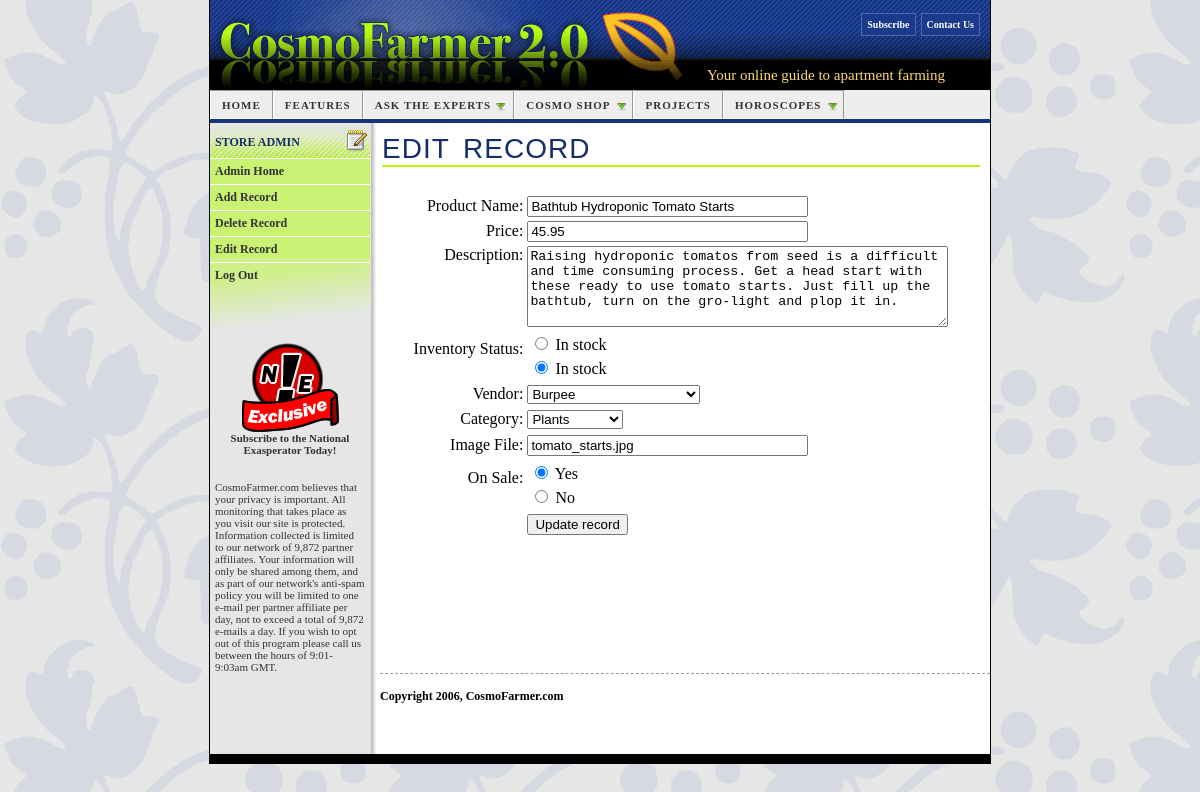
The app's page /admin/edit.php?productID=1 (signed in) with its own data.
### tables this page shows
CREATE TABLE `products` (
  `productID` mediumint(8) unsigned NOT NULL AUTO_INCREMENT,
  `productName` varchar(64) NOT NULL,
  `price` double(10,2) NOT NULL,
  `description` text NOT NULL,
  `inventory` varchar(12) NOT NULL,
  `vendorID` mediumint(9) NOT NULL,
  `categoryID` mediumint(9) NOT NULL,
  `image` varchar(255) NOT NULL,
  `onSale` tinyint(4) NOT NULL,
  PRIMARY KEY (`productID`)
);

### admin/edit.php (the view, shortened to what this page needs)
<?php require_once('../Connections/connCosmo.php'); ?>
<?php
$logoutAction = $_SERVER['PHP_SELF']."?doLogout=true";
if ((isset($_SERVER['QUERY_STRING'])) && ($_SERVER['QUERY_STRING'] != "")){
  $logoutAction .="&". htmlentities($_SERVER['QUERY_STRING']);
}
?>
<?php
if (!function_exists("GetSQLValueString")) {
function GetSQLValueString($theValue, $theType, $theDefinedValue = "", $theNotDefinedValue = "")
{
  $theValue = function_exists("mysql_real_escape_string") ? mysql_real_escape_string($theValue) : mysql_escape_string($theValue);
  switch ($theType) {
    case "long":
    case "int":
      $theValue = ($theValue != "") ? intval($theValue) : "NULL";
      break;
  }
  return $theValue;
}
}
$editFormAction = $_SERVER['PHP_SELF'];
if (isset($_SERVER['QUERY_STRING'])) {
  $editFormAction .= "?" . htmlentities($_SERVER['QUERY_STRING']);
}
$colname_rsProduct = "-1";
if (isset($_GET['productID'])) {
  $colname_rsProduct = $_GET['productID'];
}
$query_rsProduct = sprintf("SELECT * FROM products WHERE productID = %s", GetSQLValueString($colname_rsProduct, "int"));
$rsProduct = mysql_query($query_rsProduct, $connCosmo) or die(mysql_error());
$row_rsProduct = mysql_fetch_assoc($rsProduct);
$query_rsVendors = "SELECT vendorID, vendorName FROM vendors ORDER BY vendorName ASC";
$rsVendors = mysql_query($query_rsVendors, $connCosmo) or die(mysql_error());
$row_rsVendors = mysql_fetch_assoc($rsVendors);
$query_rsCategories = "SELECT * FROM categories ORDER BY categoryName ASC";
$rsCategories = mysql_query($query_rsCategories, $connCosmo) or die(mysql_error());
$row_rsCategories = mysql_fetch_assoc($rsCategories);
?>
<!DOCTYPE html PUBLIC "-//W3C//DTD XHTML 1.0 Transitional//EN" "http://www.w3.org/TR/xhtml1/DTD/xhtml1-transitional.dtd">
<html xmlns="http://www.w3.org/1999/xhtml">
<head>
<link href="../styles/global.css" rel="stylesheet" type="text/css" />
<link href="../SpryAssets/SpryMenuBarHorizontal.css" rel="stylesheet" type="text/css" />
<link href="../styles/twoColFixLtHdr.css" rel="stylesheet" type="text/css" />
</head>
<body class="twoColFixLtHdr">
<div id="container">
  <div id="header">
    <p><img src="../images/cosmo_logo.gif" alt="CosmoFarmer 2.0" width="476" height="90"/>    </p>
   <p id="tagline">Your online guide to apartment farming</p>
  <ul id="sitetools">
      <li><a href="../#">Contact Us</a></li>
<li><a href="../#">Subscribe</a> </li>
</ul>
  <ul id="mainNav" class="MenuBarHorizontal">
    <li><a href="../#">Home</a> </li>
    <li><a href="../#">Features</a></li>
<li><a class="MenuBarItemSubmenu" href="../#">Ask the Experts</a>
    </li>
<li><a href="../index.php" class="MenuBarItemSubmenu">Cosmo Shop</a>
    </li>
    <li><a href="../#">Projects</a></li>
<li><a href="../#" class="MenuBarItemSubmenu">Horoscopes</a>
    </li>
  </ul>
  <br class="clear" />
  </div>
  <div id="sidebar1">
<div class="related">
  <h2>Store Admin</h2>
  <ul>
    <li><a href="admin.php">Admin Home</a></li>
<li><a href="add.php">Add Record</a></li>
<li><a href="delete.php">Delete Record</a></li>
<li><a href="edit.php">Edit Record</a></li>
<li><a href="<?php echo $logoutAction ?>">Log Out</a></li>
</ul>
</div>
<div class="natEx">
      <p><a href="http://www.nationalexasperator.com/"><img src="../images/ne.png" alt="National Exasperator" width="97" height="89" /></a></p>
      <p><a href="http://www.nationalexasperator.com/">Subscribe to the National Exasperator Today! </a></p>
    </div>
    <p>CosmoFarmer.com believes that your privacy is important. All monitoring that takes place as you visit our site is protected. Information collected is limited to our  network of 9,872 partner affiliates. Your information will only be shared among them, and as part of our network's anti-spam policy you will be limited to one e-mail per partner affiliate per day, not to exceed a total of 9,872 e-mails a day. If you wish to opt out of this program please call us between the hours of 9:01-9:03am GMT. </p>
  </div>
  <div id="mainContent">
    <h1>Edit Record   </h1>
    <p>&nbsp;</p>
    <form action="<?php echo $editFormAction; ?>" method="post" name="form1" id="form1">
      <table align="center">
        <tr valign="baseline">
          <td nowrap="nowrap" align="right">Product Name:</td>
          <td><input type="text" name="productName" value="<?php echo htmlentities($row_rsProduct['productName'], ENT_COMPAT, 'UTF-8'); ?>" size="32" /></td>
        </tr>
        <tr valign="baseline">
          <td nowrap="nowrap" align="right">Price:</td>
          <td><input type="text" name="price" value="<?php echo htmlentities($row_rsProduct['price'], ENT_COMPAT, 'UTF-8'); ?>" size="32" /></td>
        </tr>
        <tr valign="baseline">
          <td nowrap="nowrap" align="right" valign="top">Description:</td>
          <td><textarea name="description" cols="50" rows="5"><?php echo htmlentities($row_rsProduct['description'], ENT_COMPAT, 'UTF-8'); ?></textarea></td>
        </tr>
        <tr valign="baseline">
          <td nowrap="nowrap" align="right">Inventory Status:</td>
          <td valign="baseline"><table>
            <tr>
              <td><input type="radio" name="inventory" value="in stock" <?php if (!(strcmp(htmlentities($row_rsProduct['inventory'], ENT_COMPAT, 'UTF-8'),"in stock"))) {echo "checked=\"checked\"";} ?> />
                In stock</td>
            </tr>
            <tr>
              <td><input type="radio" name="inventory" value="in stock" <?php if (!(strcmp(htmlentities($row_rsProduct['inventory'], ENT_COMPAT, 'UTF-8'),"in stock"))) {echo "checked=\"checked\"";} ?> />
                In stock</td>
            </tr>
          </table></td>
        </tr>
        <tr valign="baseline">
          <td nowrap="nowrap" align="right">Vendor:</td>
          <td><select name="vendorID">
            <?php
do {
?>
            <option value="<?php echo $row_rsVendors['vendorID']?>" <?php if (!(strcmp($row_rsVendors['vendorID'], htmlentities($row_rsProduct['vendorID'], ENT_COMPAT, 'UTF-8')))) {echo "SELECTED";} ?>><?php echo $row_rsVendors['vendorName']?></option>
            <?php
} while ($row_rsVendors = mysql_fetch_assoc($rsVendors));
?>
          </select></td>
        </tr>
        <tr valign="baseline">
          <td nowrap="nowrap" align="right">Category:</td>
          <td><select name="categoryID">
            <?php
do {
?>
            <option value="<?php echo $row_rsCategories['categoryID']?>" <?php if (!(strcmp($row_rsCategories['categoryID'], htmlentities($row_rsProduct['categoryID'], ENT_COMPAT, 'UTF-8')))) {echo "SELECTED";} ?>><?php echo $row_rsCategories['categoryName']?></option>
            <?php
} while ($row_rsCategories = mysql_fetch_assoc($rsCategories));
?>
          </select></td>
        </tr>
        <tr valign="baseline">
          <td nowrap="nowrap" align="right">Image File:</td>
          <td><input type="text" name="image" value="<?php echo htmlentities($row_rsProduct['image'], ENT_COMPAT, 'UTF-8'); ?>" size="32" /></td>
        </tr>
        <tr valign="baseline">
          <td nowrap="nowrap" align="right">On Sale:</td>
          <td valign="baseline"><table>
            <tr>
              <td><input type="radio" name="onSale" value="1" <?php if (!(strcmp(htmlentities($row_rsProduct['onSale'], ENT_COMPAT, 'UTF-8'),1))) {echo "checked=\"checked\"";} ?> />
                Yes</td>
            </tr>
            <tr>
              <td><input type="radio" name="onSale" value="0" <?php if (!(strcmp(htmlentities($row_rsProduct['onSale'], ENT_COMPAT, 'UTF-8'),0))) {echo "checked=\"checked\"";} ?> />
                No</td>
            </tr>
          </table></td>
        </tr>
        <tr valign="baseline">
          <td nowrap="nowrap" align="right">&nbsp;</td>
          <td><input type="submit" value="Update record" /></td>
        </tr>
      </table>
    </form>
    <p>&nbsp;</p>
<p>&nbsp;</p>
  		</div>
	<div id="footer">
    <p>Copyright 2006, CosmoFarmer.com</p>
  </div>
</div>
</body>
</html>

### styles/global.css (style rules this page uses)
body { font: 100% Trebuchet MS; background: #666666 url(../images/leaf_bg.gif); margin: 0; padding: 0; text-align: center; color: #000000; }
#container { width: 780px; margin: 0 auto; text-align: left; padding: 0; background: #FFF url(../images/bg_wrapper.gif) repeat-y; border-right: 1px solid #000000; border-left: 1px solid #000000; border-bottom: 10px solid #000; }
#header { background: #EEEEEE url(../images/bg_banner.gif) repeat-x; position: relative; border-bottom: 4px solid #18347A; zoom: 1; }
#header img { display: block; }
#sitetools { position: absolute; top: 10px; right: 5px; width: 50%; margin: 0px; padding: 0px; list-style: none; }
#sitetools li { display: inline; float: right; margin-right: 5px; padding-bottom: 0.5em; }
#sitetools li a { font-size: 10px; text-decoration: none; color: #FFFFFF; line-height: 3em; background: #1B3A89; padding: 5px; height: 2em; border: 1px solid #4D69B0; font-weight: bold; }
#tagline { position: absolute; color: #FDD774; top: 67px; left: 497px; font: 15px "Trebuchet MS"; }
#mainContent h1 { color: #152D6A; border-bottom: 2px solid #B2F511; font: normal 28px Impact, "Arial Narrow", sans-serif; text-transform: uppercase; letter-spacing: 1px; word-spacing: 5px; margin: 0 0 5px 0; }
#mainContent p { font-size: 13px; margin-bottom: 5px; }
#sidebar1 p { color: #333333; padding-right: 5px; padding-left: 5px; font-size: 11px; }
#sidebar1 a { text-decoration: none; color: #333333; }
#sidebar1 .related { margin-bottom: 10px; padding-bottom: 45px; background: #C9F173 url(../images/bg_related.png) no-repeat left bottom; }
#sidebar1 .related li { list-style: none; display: inline; }
#sidebar1 h2, #sidebar1 h3, #sidebar1 p { padding-right: 5px; padding-left: 5px; }
#sidebar1 h2 { color: #152C67; padding-bottom: 10px; font-size: 12px; text-transform: uppercase; line-height: 100%; background: url(../images/bg_relatedhead.gif) no-repeat right top; margin: 0; padding-left: 5px; padding-top: 13px; }
#sidebar1 .related a { display: block; padding: 5px; border-top: 1px solid #FFF; text-decoration: none; }
#sidebar1 .related ul { margin: 0px; padding: 0px; font-size: 12px; font-weight: bold; }
div.natEx { text-align: center; margin-top: 5px; font-weight: bold; margin-bottom: 25px; }
.natEx p { margin-bottom: 5px; }
#footer { padding: 5px 0 40px 0; border-top: 1px dashed #999999; font-weight: bold; color: #000000; margin: 20px 0 0 170px; clear: both; }
#footer p { margin: 0; padding: 10px 0; font-weight: bold; font-size: 12px; }
a img { border-style: none; }
.twoColFixLtHdr p { margin: 0px; padding: 0px; }

### SpryAssets/SpryMenuBarHorizontal.css (style rules this page uses)
ul.MenuBarHorizontal { margin: 0; padding: 0; list-style-type: none; font-size: 100%; cursor: default; }
ul.MenuBarHorizontal li { margin: 0; padding: 0; list-style-type: none; font-size: 100%; position: relative; text-align: left; width: auto; float: left; }
ul.MenuBarHorizontal a { cursor: pointer; background-color: #EEE; padding: 0.7em 1em; color: #333; text-decoration: none; display: block; font-size: 11px; text-transform: uppercase; font-weight: bold; border-right: 1px solid #999999; border-left: 1px solid #FFFFFF; border-top: 1px solid #999999; border-bottom: 1px solid #FFFFFF; letter-spacing: 1px; }
ul.MenuBarHorizontal a.MenuBarItemSubmenu { background-image: url(SpryMenuBarDown.gif); background-repeat: no-repeat; background-position: 95% 50%; padding-right: 2em; }

### styles/twoColFixLtHdr.css (style rules this page uses)
.twoColFixLtHdr #header { padding: 0; margin: 0; }
.twoColFixLtHdr #sidebar1 { float: left; width: 160px; padding: 0; }
.twoColFixLtHdr #mainContent { margin: 0 0 0 162px; padding: 10px 10px 0 10px; }

### records on screen
products: productName "Bathtub Hydroponic Tomato Starts", price "45.95", description "Raising hydroponic tomatos from seed is a difficult and time consuming process. Get a head start with these ready to use tomato starts. Just fill up the bathtub, turn on the gro-light and plop it in.", inventory "☑", image "tomato_starts.jpg", onSale "☑"

### other values on screen
form field vendorID "Burpee"
form field categoryID "Plants"
